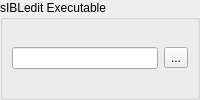
<?xml version="1.0" encoding="UTF-8"?>
<ui version="4.0">
 <class>sIBLedit_Utilities_Form</class>
 <widget class="QWidget" name="sIBLedit_Utilities_Form">
  <property name="windowTitle">
   <string>sIBLedit Utilities</string>
  </property>
  <layout class="QGridLayout" name="sIBLedit_Utilities_Form_gridLayout">
   <property name="margin">
    <number>0</number>
   </property>
   <item row="0" column="0">
    <widget class="QGroupBox" name="sIBLedit_Path_groupBox">
     <property name="title">
      <string>sIBLedit Executable</string>
     </property>
     <layout class="QGridLayout" name="sIBLedit_Path_groupBox_gridLayout">
      <item row="0" column="0">
       <widget class="QLineEdit" name="sIBLedit_Path_lineEdit">
        <property name="statusTip">
         <string>sIBL Edit Path Line Edit: sIBL Edit Executable Path.</string>
        </property>
       </widget>
      </item>
      <item row="0" column="1">
       <widget class="QToolButton" name="sIBLedit_Path_toolButton">
        <property name="text">
         <string>...</string>
        </property>
        <property name="popupMode">
         <enum>QToolButton::DelayedPopup</enum>
        </property>
       </widget>
      </item>
     </layout>
    </widget>
   </item>
  </layout>
 </widget>
 <resources/>
 <connections/>
</ui>
